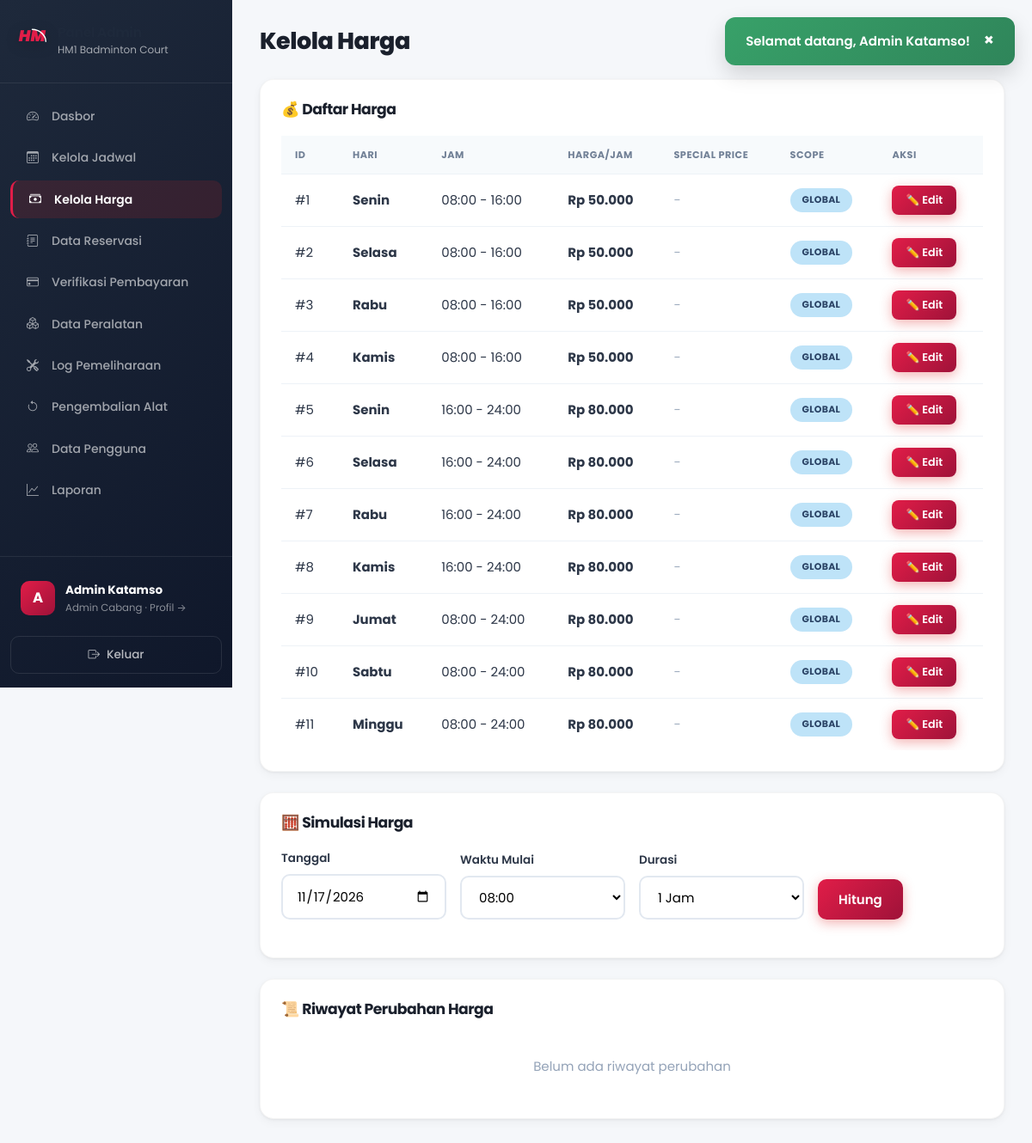
Screenshot of /admin/harga.php (signed in) with the database file from the repository.
### tables this page shows
CREATE TABLE IF NOT EXISTS cabang (
    id INT AUTO_INCREMENT PRIMARY KEY,
    nama VARCHAR(100) NOT NULL COMMENT 'Nama cabang',
    alamat VARCHAR(255) NOT NULL COMMENT 'Alamat lengkap cabang',
    jumlah_lapangan INT NOT NULL DEFAULT 0 COMMENT 'Jumlah lapangan di cabang',
    no_telepon VARCHAR(20) DEFAULT NULL COMMENT 'Nomor telepon cabang',
    created_at TIMESTAMP DEFAULT CURRENT_TIMESTAMP,
    
    INDEX idx_nama (nama)
);

CREATE TABLE IF NOT EXISTS harga (
    id INT AUTO_INCREMENT PRIMARY KEY,
    cabang_id INT NOT NULL DEFAULT 0 COMMENT 'ID cabang (0 = semua cabang)',
    hari ENUM('Senin','Selasa','Rabu','Kamis','Jumat','Sabtu','Minggu','Semua') NOT NULL COMMENT 'Hari berlaku',
    jam_mulai TIME NOT NULL COMMENT 'Jam mulai berlaku',
    jam_selesai TIME NOT NULL COMMENT 'Jam selesai berlaku',
    harga_per_jam INT NOT NULL COMMENT 'Harga per jam dalam rupiah',
    durasi_minimal INT DEFAULT 1 COMMENT 'Durasi minimal (jam)',
    durasi_maksimal INT DEFAULT 4 COMMENT 'Durasi maksimal (jam)',
    special_price INT DEFAULT NULL COMMENT 'Harga special untuk durasi tertentu',
    special_durasi INT DEFAULT NULL COMMENT 'Durasi untuk special price',
    keterangan VARCHAR(255) COMMENT 'Keterangan harga',
    is_active TINYINT(1) DEFAULT 1 COMMENT '1 = aktif, 0 = nonaktif',
    
    INDEX idx_cabang_hari (cabang_id, hari),
    INDEX idx_jam (jam_mulai, jam_selesai)
);

### config/functions.php (called while the page is built, shortened)
<?php
function getCabangById($id) {
    $db = getDB();
    $stmt = $db->prepare("SELECT * FROM cabang WHERE id = ?");
    $stmt->execute([$id]);
    return $stmt->fetch();
}
function formatRupiah($angka) {
    return 'Rp ' . number_format($angka, 0, ',', '.');
}
function getHargaByCabang($cabang_id) {
    $db = getDB();
    $stmt = $db->prepare("SELECT * FROM harga WHERE (cabang_id = ? OR cabang_id = 0) AND is_active = 1 ORDER BY id ASC");
    $stmt->execute([$cabang_id]);
    return $stmt->fetchAll();
}
?>

### admin/harga.php (the view, shortened to what this page needs)
<?php
$cabang_id = getAdminCabangId();
$hargaList = getHargaByCabang($cabang_id);
$hargaLog = getHargaLog($cabang_id, 20);
$active_page = 'harga';
require_once __DIR__ . '/../includes/header.php';
?>
<div class="dashboard-layout">
    <?php require_once __DIR__ . '/../includes/sidebar_admin.php'; ?>
    <main class="main-content">
        <header class="page-header">
            <h1>Kelola Harga</h1>
        </header>
        <div class="content-section">
            <h2>💰 Daftar Harga</h2>
            <div class="table-responsive">
                <table class="data-table">
                    <thead>
                        <tr><th>ID</th><th>Hari</th><th>Jam</th><th>Harga/Jam</th><th>Special Price</th><th>Scope</th><th>Aksi</th></tr>
                    </thead>
                    <tbody>
                        <?php foreach ($hargaList as $h): ?>
                        <tr>
                            <td>#<?php echo $h['id']; ?></td>
                            <td><strong><?php echo $h['hari']; ?></strong></td>
                            <td><?php echo substr($h['jam_mulai'], 0, 5); ?> - <?php echo substr($h['jam_selesai'], 0, 5); ?></td>
                            <td><strong><?php echo formatRupiah($h['harga_per_jam']); ?></strong></td>
                            <td>
                                <?php if ($h['special_price']): ?>
                                    <span class="badge badge-completed"><?php echo formatRupiah($h['special_price']); ?>/<?php echo $h['special_durasi']; ?>j</span>
                                <?php else: ?>
                                    <span style="color:#a0aec0;">-</span>
                                <?php endif; ?>
                            </td>
                            <td>
                                <?php echo $h['cabang_id'] == 0 ? '<span class="badge badge-info">Global</span>' : '<span class="badge badge-confirmed">Cabang</span>'; ?>
                            </td>
                            <td>
                                <button class="btn btn-sm btn-primary" onclick="showEditHarga(<?php echo htmlspecialchars(json_encode($h)); ?>)">✏️ Edit</button>
                            </td>
                        </tr>
                        <?php endforeach; ?>
                    </tbody>
                </table>
            </div>
        </div>
        <div class="content-section">
            <h2>🧮 Simulasi Harga</h2>
            <form method="GET" action="" class="filter-form">
                <div class="form-row">
                    <div class="form-group">
                        <label>Tanggal</label>
                        <input type="date" name="sim_tanggal" value="<?php echo $_GET['sim_tanggal'] ?? date('Y-m-d'); ?>">
                    </div>
                    <div class="form-group">
                        <label>Waktu Mulai</label>
                        <select name="sim_jam">
                            <?php for ($i = 8; $i <= 23; $i++): ?>
                            <option value="<?php echo sprintf('%02d:00', $i); ?>" <?php echo ($_GET['sim_jam'] ?? '') === sprintf('%02d:00', $i) ? 'selected' : ''; ?>><?php echo sprintf('%02d:00', $i); ?></option>
                            <?php endfor; ?>
                        </select>
                    </div>
                    <div class="form-group">
                        <label>Durasi</label>
                        <select name="sim_durasi">
                            <?php for ($d = 1; $d <= 4; $d++): ?>
                            <option value="<?php echo $d; ?>" <?php echo ($_GET['sim_durasi'] ?? '') == $d ? 'selected' : ''; ?>><?php echo $d; ?> Jam</option>
                            <?php endfor; ?>
                        </select>
                    </div>
                    <div class="form-group">
                        <label>&nbsp;</label>
                        <button type="submit" name="simulasi" value="1" class="btn btn-primary">Hitung</button>
                    </div>
                </div>
            </form>
        </div>
        <div class="content-section">
            <h2>📜 Riwayat Perubahan Harga</h2>
            <?php if (empty($hargaLog)): ?>
                <p class="text-muted">Belum ada riwayat perubahan</p>
            <?php endif; ?>
        </div>
    </main>
</div>
<?php require_once __DIR__ . '/../includes/footer.php'; ?>

### includes/sidebar_admin.php (shortened to what this page needs)
<?php
$admin_cabang = getCabangById($_SESSION['cabang_id'] ?? 0);
$admin_cabang_nama = $admin_cabang['nama'] ?? 'Admin Panel';
?>
<aside class="sidebar" id="app-sidebar">
    <div class="sidebar-brand">
        <span class="brand-icon">
            <svg width="35" height="30" viewBox="0 0 100 80" fill="none" xmlns="http://www.w3.org/2000/svg">
                <text x="5" y="55" fill="var(--primary)" font-family="'Poppins', sans-serif" font-weight="900" font-size="52" font-style="italic">HM</text>
            </svg>
        </span>
        <div>
            <h3>Panel Admin</h3>
            <small><?php echo htmlspecialchars($admin_cabang_nama); ?></small>
        </div>
    </div>
    <nav class="sidebar-nav">
        <a href="<?php echo BASE_URL; ?>admin/dashboard.php" class="nav-item <?php echo ($active_page ?? '') === 'dashboard' ? 'active' : ''; ?>">
            <span class="nav-icon"><i class="bi bi-speedometer2"></i></span><span>Dasbor</span>
        </a>
        <a href="<?php echo BASE_URL; ?>admin/jadwal.php" class="nav-item <?php echo ($active_page ?? '') === 'jadwal' ? 'active' : ''; ?>">
            <span class="nav-icon"><i class="bi bi-calendar3"></i></span><span>Kelola Jadwal</span>
        </a>
        <a href="<?php echo BASE_URL; ?>admin/harga.php" class="nav-item <?php echo ($active_page ?? '') === 'harga' ? 'active' : ''; ?>">
            <span class="nav-icon"><i class="bi bi-cash-stack"></i></span><span>Kelola Harga</span>
        </a>
        <a href="<?php echo BASE_URL; ?>admin/reservasi.php" class="nav-item <?php echo ($active_page ?? '') === 'reservasi' ? 'active' : ''; ?>">
            <span class="nav-icon"><i class="bi bi-journal-text"></i></span><span>Data Reservasi</span>
        </a>
        <a href="<?php echo BASE_URL; ?>admin/pembayaran.php" class="nav-item <?php echo ($active_page ?? '') === 'pembayaran' ? 'active' : ''; ?>">
            <span class="nav-icon"><i class="bi bi-credit-card"></i></span>
            <span>Verifikasi Pembayaran</span>
        </a>
        <a href="<?php echo BASE_URL; ?>admin/inventory.php" class="nav-item <?php echo ($active_page ?? '') === 'inventory' ? 'active' : ''; ?>">
            <span class="nav-icon"><i class="bi bi-boxes"></i></span><span>Data Peralatan</span>
        </a>
        <a href="<?php echo BASE_URL; ?>admin/maintenance.php" class="nav-item <?php echo ($active_page ?? '') === 'maintenance' ? 'active' : ''; ?>">
            <span class="nav-icon"><i class="bi bi-tools"></i></span><span>Log Pemeliharaan</span>
        </a>
        <a href="<?php echo BASE_URL; ?>admin/pengembalian.php" class="nav-item <?php echo ($active_page ?? '') === 'pengembalian' ? 'active' : ''; ?>">
            <span class="nav-icon"><i class="bi bi-arrow-counterclockwise"></i></span><span>Pengembalian Alat</span>
        </a>
        <a href="<?php echo BASE_URL; ?>admin/pengguna.php" class="nav-item <?php echo ($active_page ?? '') === 'pengguna' ? 'active' : ''; ?>">
            <span class="nav-icon"><i class="bi bi-people"></i></span><span>Data Pengguna</span>
        </a>
        <a href="<?php echo BASE_URL; ?>admin/laporan.php" class="nav-item <?php echo ($active_page ?? '') === 'laporan' ? 'active' : ''; ?>">
            <span class="nav-icon"><i class="bi bi-graph-up"></i></span><span>Laporan</span>
        </a>
    </nav>
    <div class="sidebar-footer">
        <a href="<?php echo BASE_URL; ?>admin/profil.php" class="user-profile <?php echo ($active_page ?? '') === 'profil' ? 'profile-active' : ''; ?>" style="text-decoration:none;color:inherit;">
            <div class="user-avatar"><?php echo htmlspecialchars(strtoupper(substr($_SESSION['nama'], 0, 1))); ?></div>
            <div class="user-info">
                <strong><?php echo htmlspecialchars($_SESSION['nama']); ?></strong>
                <small>Admin Cabang · Profil &rarr;</small>
            </div>
        </a>
        <a href="<?php echo BASE_URL; ?>auth/logout.php" class="btn btn-logout">
            <span><i class="bi bi-box-arrow-right"></i></span> Keluar
        </a>
    </div>
</aside>

### assets/css/design-system.css (style rules this page uses)
:root { --primary: #E11D48; --primary-dark: #BE123C; --primary-light: #FFE4E6; --primary-50: #FFF1F2; --primary-100: #FFE4E6; --primary-200: #FECDD3; --primary-500: #F43F5E; --primary-600: #E11D48; --primary-700: #BE123C; --primary-800: #9F1239; --primary-900: #881337; --secondary: #0F172A; --secondary-dark: #020617; --secondary-light: #1E293B; --secondary-50: #F8FAFC; --secondary-100: #F1F5F9; --secondary-200: #E2E8F0; --secondary-300: #CBD5E1; --secondary-400: #94A3B8; --secondary-500: #64748B; --secondary-600: #475569; --secondary-700: #334155; --secondary-800: #1E293B; --secondary-900: #0F172A; --accent: #FFB300; --accent-dark: #D97706; --accent-light: #FEF3C7; --success: #16A34A; --success-light: #DCFCE7; --success-dark: #15803D; --warning: #F59E0B; --warning-light: #FEF3C7; --warning-dark: #D97706; --danger: #DC2626; --danger-light: #FEE2E2; --danger-dark: #B91C1C; --info: #2563EB; --info-light: #DBEAFE; --info-dark: #1D4ED8; --bg-body: #F8FAFC; --bg-surface: #FFFFFF; --bg-surface-hover: #F1F5F9; --bg-muted: #F1F5F9; --bg-overlay: rgba(15, 23, 42, 0.6); --text-primary: #1E293B; --text-secondary: #64748B; --text-muted: #94A3B8; --text-inverse: #FFFFFF; --text-link: #DC2626; --border: #E2E8F0; --border-light: #F1F5F9; --border-dark: #CBD5E1; --border-focus: #DC2626; --shadow-xs: 0 1px 2px rgba(0, 0, 0, 0.05); --shadow-sm: 0 1px 3px rgba(0, 0, 0, 0.06), 0 1px 2px rgba(0, 0, 0, 0.04); --shadow-md: 0 4px 6px -1px rgba(0, 0, 0, 0.07), 0 2px 4px -2px rgba(0, 0, 0, 0.05); --shadow-lg: 0 10px 15px -3px rgba(0, 0, 0, 0.08), 0 4px 6px -4px rgba(0, 0, 0, 0.04); --shadow-xl: 0 20px 25px -5px rgba(0, 0, 0, 0.1), 0 8px 10px -6px rgba(0, 0, 0, 0.04); --shadow-2xl: 0 25px 50px -12px rgba(0, 0, 0, 0.2); --shadow-primary: 0 4px 14px rgba(220, 38, 38, 0.35); --shadow-card: 0 1px 3px rgba(0, 0, 0, 0.06), 0 4px 12px rgba(0, 0, 0, 0.04); --radius-sm: 6px; --radius-md: 10px; --radius-lg: 14px; --radius-xl: 20px; --radius-2xl: 24px; --radius-full: 9999px; --space-1: 4px; --space-2: 8px; --space-3: 12px; --space-4: 16px; --space-5: 20px; --space-6: 24px; --space-8: 32px; --space-10: 40px; --space-12: 48px; --space-16: 64px; --space-20: 80px; --font-sans: 'Poppins', 'Inter', 'Nunito Sans', 'Segoe UI', system-ui, -apple-system, sans-serif; --font-mono: 'JetBrains Mono', 'Fira Code', 'Courier New', monospace; --fw-light: 300; --fw-regular: 400; --fw-medium: 500; --fw-semibold: 600; --fw-bold: 700; --fw-extrabold: 800; --fw-black: 900; --fs-caption: 0.75rem; --fs-small: 0.8125rem; --fs-body: 0.9375rem; --fs-body-lg: 1rem; --fs-nav: 0.9rem; --fs-button: 0.9375rem; --fs-h4: 1.125rem; --fs-h3: 1.25rem; --fs-h2: 1.5rem; --fs-h1: 2rem; --fs-display: 2.5rem; --fs-display-lg: 3.5rem; --lh-tight: 1.2; --lh-snug: 1.375; --lh-normal: 1.6; --lh-relaxed: 1.75; --ls-tight: -0.5px; --ls-normal: 0; --ls-wide: 0.5px; --ls-wider: 1px; --transition-fast: 0.15s ease; --transition-base: 0.2s ease; --transition-smooth: 0.3s cubic-bezier(0.4, 0, 0.2, 1); --transition-bounce: 0.4s cubic-bezier(0.16, 1, 0.3, 1); --z-dropdown: 50; --z-sticky: 100; --z-fixed: 200; --z-overlay: 300; --z-modal: 400; --z-popover: 500; --z-toast: 600; --gradient-primary: linear-gradient(135deg, #E11D48 0%, #9F1239 100%); --gradient-secondary: linear-gradient(135deg, #1E293B 0%, #0F172A 100%); --gradient-accent: linear-gradient(135deg, #FFB300 0%, #D97706 100%); --gradient-hero: linear-gradient(135deg, #E11D48 0%, #881337 100%); --gradient-sidebar: linear-gradient(180deg, #1E293B 0%, #0F172A 100%); --gradient-success: linear-gradient(135deg, #10B981, #047857); --gradient-danger: linear-gradient(135deg, #EF4444, #C084FC); }
*, *::before, *::after { box-sizing: border-box; }
html { scroll-behavior: smooth; -webkit-text-size-adjust: 100%; }
body { font-family: var(--font-sans); font-size: var(--fs-body); font-weight: var(--fw-regular); line-height: var(--lh-normal); color: var(--text-primary); background-color: var(--bg-body); -webkit-font-smoothing: antialiased; -moz-osx-font-smoothing: grayscale; }
h1, h2, h3, h4, h5, h6 { font-family: var(--font-sans); font-weight: var(--fw-bold); line-height: var(--lh-tight); letter-spacing: var(--ls-tight); color: var(--text-primary); }
h1, .h1 { font-size: var(--fs-h1); font-weight: var(--fw-extrabold); }
h2, .h2 { font-size: var(--fs-h2); font-weight: var(--fw-bold); }
h3, .h3 { font-size: var(--fs-h3); font-weight: var(--fw-bold); }
.text-muted { color: var(--text-muted) !important; }

### rows the page displays
cabang: nama "HM1 Badminton Court"
harga: id "1", hari "Senin", jam_mulai "08:00", jam_selesai "16:00", harga_per_jam "Rp 50.000", shows "GLOBAL"
harga: id "2", hari "Selasa", jam_mulai "08:00", jam_selesai "16:00", harga_per_jam "Rp 50.000", shows "GLOBAL"
harga: id "3", hari "Rabu", jam_mulai "08:00", jam_selesai "16:00", harga_per_jam "Rp 50.000", shows "GLOBAL"
harga: id "4", hari "Kamis", jam_mulai "08:00", jam_selesai "16:00", harga_per_jam "Rp 50.000", shows "GLOBAL"
harga: id "5", hari "Senin", jam_mulai "16:00", jam_selesai "24:00", harga_per_jam "Rp 80.000", shows "GLOBAL"
harga: id "6", hari "Selasa", jam_mulai "16:00", jam_selesai "24:00", harga_per_jam "Rp 80.000", shows "GLOBAL"
harga: id "7", hari "Rabu", jam_mulai "16:00", jam_selesai "24:00", harga_per_jam "Rp 80.000", shows "GLOBAL"
harga: id "8", hari "Kamis", jam_mulai "16:00", jam_selesai "24:00", harga_per_jam "Rp 80.000", shows "GLOBAL"
harga: id "9", hari "Jumat", jam_mulai "08:00", jam_selesai "24:00", harga_per_jam "Rp 80.000", shows "GLOBAL"
harga: id "10", hari "Sabtu", jam_mulai "08:00", jam_selesai "24:00", harga_per_jam "Rp 80.000", shows "GLOBAL"
harga: id "11", hari "Minggu", jam_mulai "08:00", jam_selesai "24:00", harga_per_jam "Rp 80.000", shows "GLOBAL"

### other values shown
$flash['message'] "Selamat datang, Admin Katamso!"
substr($_SESSION['nama'], 0, 1) "A"
$_SESSION['nama'] "Admin Katamso"
form field sim_jam "08:00"
form field sim_durasi "1 Jam"
